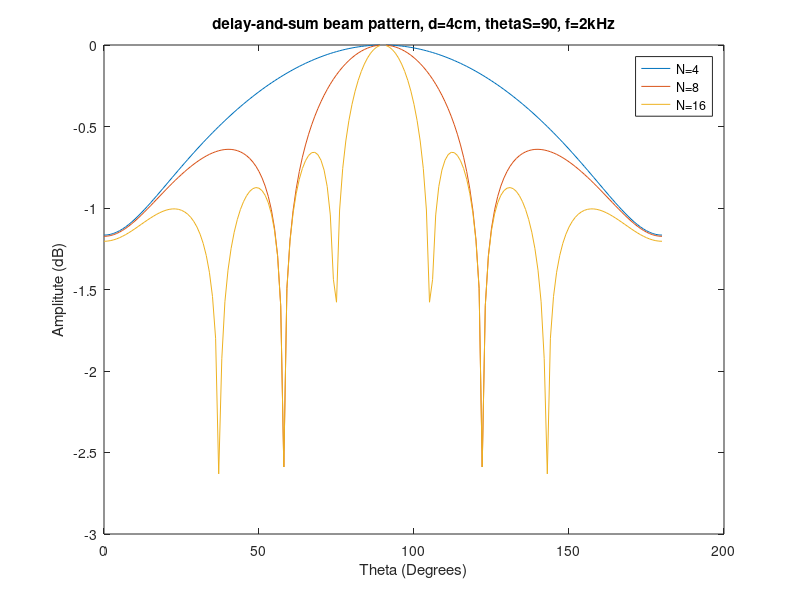

Write MATLAB code to recreate this figure.
f=2000;
w=2*pi*f;
c=340;
N_=[4 8 16];
d=4*10^(-2);
Stheta=90;
theta=[0:180];
figure
for i=1:3
   N=N_(i);
   B=zeros(1,181);
   for j=1:181
        B(j)=(1/N)*( sin( (N/2)*(w/c)*d*(cosd(theta(j))-cosd(Stheta)) ) / sin( (1/2)*(w/c)*d*(cosd(theta(j))-cosd(Stheta)) ) );
   end
   plot(theta,log10(abs(B)))
   hold on
end
legend('N=4','N=8','N=16')
title('delay-and-sum beam pattern, d=4cm, thetaS=90, f=2kHz')
xlabel('Theta (Degrees)')
ylabel('Amplitute (dB)')